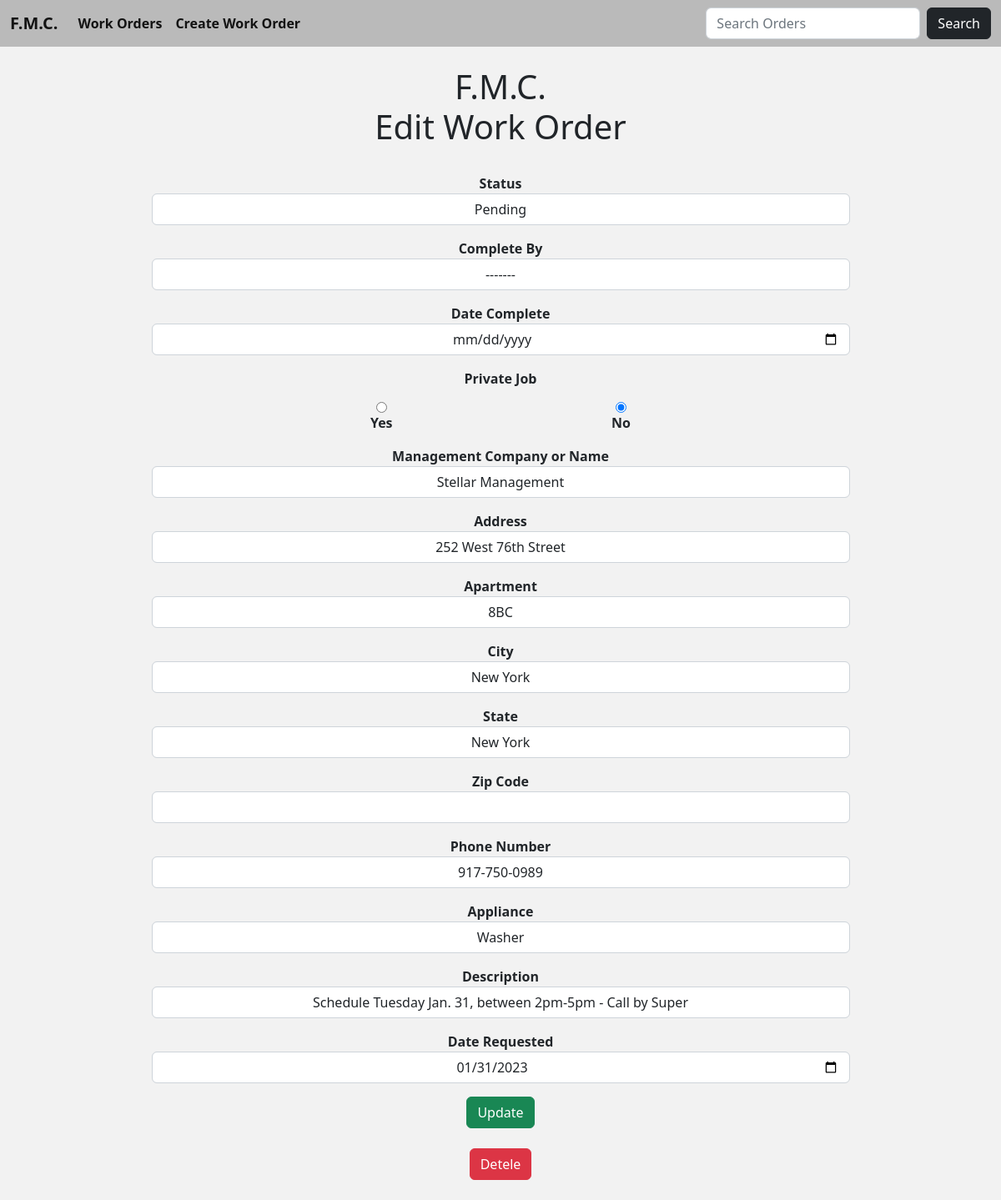
Page /edit_work_order/191 on the committed database.
### fmc/models.py (models this page shows, shortened)
class Work(models.Model):
    company = models.CharField('Management Company', max_length=64, blank=True)
    address = models.CharField(max_length=64)
    apartment = models.CharField(max_length=64)
    city = models.CharField(max_length=64, null=True)
    zip_code = models.IntegerField('Zip Code', null=True, blank=True)
    state = models.CharField(max_length=12, choices=STATE_CHOICES, default='NEW YORK')
    appliance = models.CharField(max_length=64)
    phone = models.CharField('Phone Number', max_length=64, null=True, blank=True)
    comments = models.CharField('Description', max_length=64, null=True, blank=True)
    private = models.CharField(max_length=12, choices=PRIVATE_CHOICES, default='')
    status = models.CharField(max_length=12, choices=STATUS_CHOICES, default='Pending')
    date_added = models.DateTimeField(auto_now_add=True, null=True)
    logo = models.ImageField(null=True, blank=True)
    requested = models.DateField(null=True, blank=True)
    completed = models.DateField('Date Complete', null=True, blank=True)
    complete_by = models.CharField('Complete By', max_length=12, choices=TECHNICIAN, blank=True, default='')

### fmc/views.py (the view, shortened to what this page needs)
# urls.py: path('edit_work_order/<int:pk>', UpdateWorkOrder.as_view(), name='update-work-order'),
class UpdateWorkOrder(UpdateView):
    model = Work
    template_name = 'update_work_order.html'
    form_class = WorkOrderFormUpdate

### fmc/templates/update_work_order.html (shortened to what this page needs)
{% extends 'index.html' %}
{% block body %}
    <div class="container">
        <center><h1>F.M.C.</br>Edit Work Order</h1></center>
    </div>
<center>
    <div class="form-outline w-75">
        <div class="form-group">
            <form method="POST" style = "font-weight: bold; font-size: 16px;">
                {{ form.as_p }}
                <button class="btn btn-success">Update</button>
                <a class="btn btn-danger" href="{% url 'delete-work-order' work.pk %}" role="button">Detele</a>
            </form>
    </div>
</div>
</center>
{% endblock %}

### fmc/templates/index.html (style rules this page uses)
body { background-color: #F2F2F2; }

### rows in the picture
Work: status "Pending", complete_by "-------", private "☐ Yes ☑ No", company "Stellar Management", address "252 West 76th Street", apartment "8BC", city "New York", state "New York", phone "917-750-0989", appliance "Washer", comments "Schedule Tuesday Jan. 31, between 2pm-5pm - Call by Super", requested "01/31/2023"
